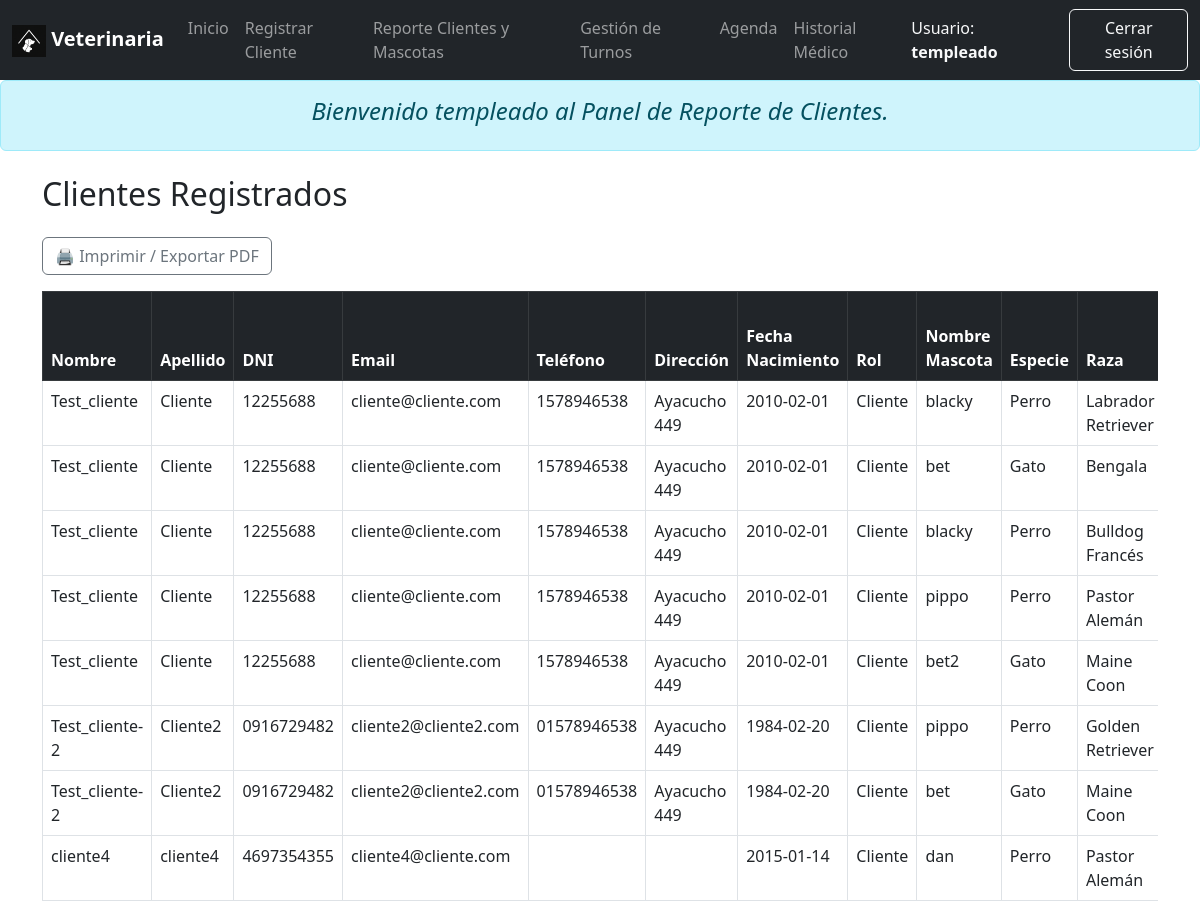
/empleado_report.php (signed in), run on the app's committed database.
### tables this page shows
CREATE TABLE `mascota` (
  `ID_Mascota` int(11) NOT NULL,
  `Nombre` varchar(50) NOT NULL,
  `Fecha_Nacimiento` date DEFAULT NULL,
  `ID_Raza` int(11) NOT NULL,
  `ID_Cliente` int(11) NOT NULL
);

CREATE TABLE `cliente` (
  `ID_Cliente` int(11) NOT NULL,
  `Nombre` varchar(50) NOT NULL,
  `Apellido` varchar(50) NOT NULL,
  `DNI` varchar(20) NOT NULL,
  `Telefono` varchar(20) DEFAULT NULL,
  `Email` varchar(100) NOT NULL,
  `Direccion` varchar(150) DEFAULT NULL,
  `Fecha_Nacimiento` date DEFAULT NULL,
  `ID_Usuario` int(11) NOT NULL
);

CREATE TABLE `rol_usuario` (
  `ID_Rol` int(11) NOT NULL,
  `Nombre_Rol` varchar(50) NOT NULL
);

CREATE TABLE `especie` (
  `ID_Especie` int(11) NOT NULL,
  `Nombre_Especie` varchar(50) NOT NULL
);

CREATE TABLE `raza` (
  `ID_Raza` int(11) NOT NULL,
  `Nombre_Raza` varchar(50) NOT NULL,
  `ID_Especie` int(11) NOT NULL,
  `Color` varchar(30) DEFAULT NULL
);

### empleado_report.php (the view, shortened to what this page needs)
<?php
require("conexion.php");
require("inc/menu_empleado.php");
$usuario = $_SESSION['usuario']['Nombre_Usuario'] ?? 'Empleado';
$consulta = $conexion->prepare("SELECT c.*, r.Nombre_Rol FROM Cliente c
  INNER JOIN Usuario u ON c.ID_Usuario = u.ID_Usuario
  INNER JOIN Rol_Usuario r ON u.ID_Rol = r.ID_Rol
  WHERE u.ID_Rol = 3");
$consulta->execute();
$resultado = $consulta->get_result();
$clientes = [];
while ($fila = $resultado->fetch_assoc()) {
  $clientes[] = $fila;
}
$mascotas = [];
$consultaMascotas = $conexion->query("SELECT m.ID_Cliente, m.Nombre AS Nombre_Mascota, m.Fecha_Nacimiento AS Fecha_Mascota,
  r.Nombre_Raza, e.Nombre_Especie
  FROM Mascota m
  INNER JOIN Raza r ON m.ID_Raza = r.ID_Raza
  INNER JOIN Especie e ON r.ID_Especie = e.ID_Especie");
while ($fila = $consultaMascotas->fetch_assoc()) {
  $mascotas[$fila['ID_Cliente']][] = $fila;
}
?>
<!DOCTYPE html>
<html lang="es">
<head>
  <link href="https://cdn.jsdelivr.net/npm/bootstrap@5.3.0/dist/css/bootstrap.min.css" rel="stylesheet">
</head>
<body>
  <div class="alert alert-info text-center fst-italic" role="alert">
    <h4>Bienvenido <?= htmlspecialchars($usuario); ?> al Panel de Reporte de Clientes.</h4>
  </div>
  <div class="container mt-4">
    <h2 class="mb-4">Clientes Registrados</h2>
    <div class="mb-3">
      <a href="#" onclick="imprimirReporte()" class="btn btn-outline-secondary">🖨️ Imprimir / Exportar PDF</a>
    </div>
    <?php if ($clientes): ?>
      <div class="table-responsive">
        <table class="table table-bordered table-hover">
          <thead class="table-dark">
            <tr>
              <th>Nombre</th>
              <th>Apellido</th>
              <th>DNI</th>
              <th>Email</th>
              <th>Teléfono</th>
              <th>Dirección</th>
              <th>Fecha Nacimiento</th>
              <th>Rol</th>
              <th>Nombre Mascota</th>
              <th>Especie</th>
              <th>Raza</th>
            </tr>
          </thead>
          <tbody>
            <?php foreach ($clientes as $cliente): ?>
              <?php
                $id = $cliente['ID_Cliente'];
                $mascotasCliente = $mascotas[$id] ?? [null];
                foreach ($mascotasCliente as $mascota):
              ?>
              <tr>
                <td><?= htmlspecialchars($cliente['Nombre']) ?></td>
                <td><?= htmlspecialchars($cliente['Apellido']) ?></td>
                <td><?= htmlspecialchars($cliente['DNI']) ?></td>
                <td><?= htmlspecialchars($cliente['Email']) ?></td>
                <td><?= htmlspecialchars($cliente['Telefono']) ?></td>
                <td><?= htmlspecialchars($cliente['Direccion']) ?></td>
                <td><?= htmlspecialchars($cliente['Fecha_Nacimiento']) ?></td>
                <td><?= htmlspecialchars($cliente['Nombre_Rol']) ?></td>
                <td><?= htmlspecialchars($mascota['Nombre_Mascota'] ?? '-') ?></td>
                <td><?= htmlspecialchars($mascota['Nombre_Especie'] ?? '-') ?></td>
                <td><?= htmlspecialchars($mascota['Nombre_Raza'] ?? '-') ?></td>
              </tr>
              <?php endforeach; ?>
            <?php endforeach; ?>
          </tbody>
        </table>
      </div>
    <?php else: ?>
      <div class="alert alert-warning">No hay registros de clientes disponibles.</div>
    <?php endif; ?>
  </div>
</body>
</html>

### data on the page
mascota: ID_Cliente.Nombre "Test_cliente", ID_Cliente.Apellido "Cliente", ID_Cliente.DNI "12255688", ID_Cliente.Email "cliente@cliente.com", ID_Cliente.Telefono "1578946538", ID_Cliente.Direccion "Ayacucho 449", ID_Cliente.Fecha_Nacimiento "2010-02-01", Nombre "blacky", especie.Nombre_Especie "Perro", ID_Raza.Nombre_Raza "Labrador Retriever"
rol_usuario: Nombre_Rol "Cliente"
mascota: ID_Cliente.Nombre "Test_cliente", ID_Cliente.Apellido "Cliente", ID_Cliente.DNI "12255688", ID_Cliente.Email "cliente@cliente.com", ID_Cliente.Telefono "1578946538", ID_Cliente.Direccion "Ayacucho 449", ID_Cliente.Fecha_Nacimiento "2010-02-01", Nombre "bet", especie.Nombre_Especie "Gato", ID_Raza.Nombre_Raza "Bengala"
mascota: ID_Cliente.Nombre "Test_cliente", ID_Cliente.Apellido "Cliente", ID_Cliente.DNI "12255688", ID_Cliente.Email "cliente@cliente.com", ID_Cliente.Telefono "1578946538", ID_Cliente.Direccion "Ayacucho 449", ID_Cliente.Fecha_Nacimiento "2010-02-01", Nombre "blacky", especie.Nombre_Especie "Perro", ID_Raza.Nombre_Raza "Bulldog Francés"
mascota: ID_Cliente.Nombre "Test_cliente", ID_Cliente.Apellido "Cliente", ID_Cliente.DNI "12255688", ID_Cliente.Email "cliente@cliente.com", ID_Cliente.Telefono "1578946538", ID_Cliente.Direccion "Ayacucho 449", ID_Cliente.Fecha_Nacimiento "2010-02-01", Nombre "pippo", especie.Nombre_Especie "Perro", ID_Raza.Nombre_Raza "Pastor Alemán"
mascota: ID_Cliente.Nombre "Test_cliente", ID_Cliente.Apellido "Cliente", ID_Cliente.DNI "12255688", ID_Cliente.Email "cliente@cliente.com", ID_Cliente.Telefono "1578946538", ID_Cliente.Direccion "Ayacucho 449", ID_Cliente.Fecha_Nacimiento "2010-02-01", Nombre "bet2", especie.Nombre_Especie "Gato", ID_Raza.Nombre_Raza "Maine Coon"
mascota: ID_Cliente.Nombre "Test_cliente-2", ID_Cliente.Apellido "Cliente2", ID_Cliente.DNI "0916729482", ID_Cliente.Email "cliente2@cliente2.com", ID_Cliente.Telefono "01578946538", ID_Cliente.Direccion "Ayacucho 449", ID_Cliente.Fecha_Nacimiento "1984-02-20", Nombre "pippo", especie.Nombre_Especie "Perro", ID_Raza.Nombre_Raza "Golden Retriever"
mascota: ID_Cliente.Nombre "Test_cliente-2", ID_Cliente.Apellido "Cliente2", ID_Cliente.DNI "0916729482", ID_Cliente.Email "cliente2@cliente2.com", ID_Cliente.Telefono "01578946538", ID_Cliente.Direccion "Ayacucho 449", ID_Cliente.Fecha_Nacimiento "1984-02-20", Nombre "bet", especie.Nombre_Especie "Gato", ID_Raza.Nombre_Raza "Maine Coon"
mascota: ID_Cliente.Nombre "cliente4", ID_Cliente.Apellido "cliente4", ID_Cliente.DNI "4697354355", ID_Cliente.Email "cliente4@cliente.com", ID_Cliente.Fecha_Nacimiento "2015-01-14", Nombre "dan", especie.Nombre_Especie "Perro", ID_Raza.Nombre_Raza "Pastor Alemán"

### other printed values
$nombreUsuario "templeado"
$usuario "templeado"
